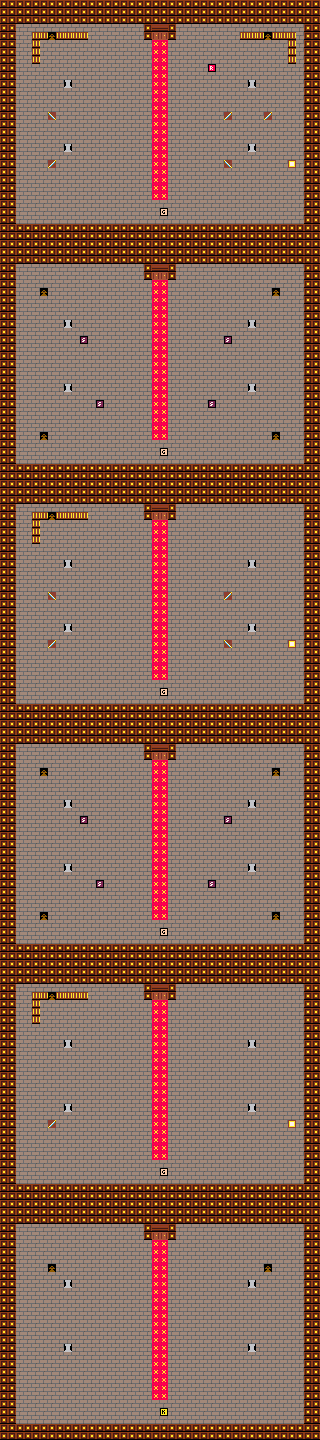

Below is a game level as drawn by its tile map, then a one-line description and the .tmx that defines it (tile-layer data replaced by summaries):
An orthogonal 40x180 tile map with 8x8 px tiles, 2 tile layers (ground, things).

<map version="1.10" tiledversion="1.10.2" orientation="orthogonal" renderorder="right-down" width="40" height="180" tilewidth="8" tileheight="8" infinite="0" nextlayerid="3" nextobjectid="1">
 <tileset firstgid="1" source="sprites.tsx" />
 <layer id="1" name="ground" width="40" height="180">
  <data>[7200 cells, 7200 non-empty, 10 distinct tile ids]</data>
 </layer>
 <layer id="2" name="things" width="40" height="180">
  <data>[7200 cells, 15 non-empty, 4 distinct tile ids]</data>
 </layer>
</map>
